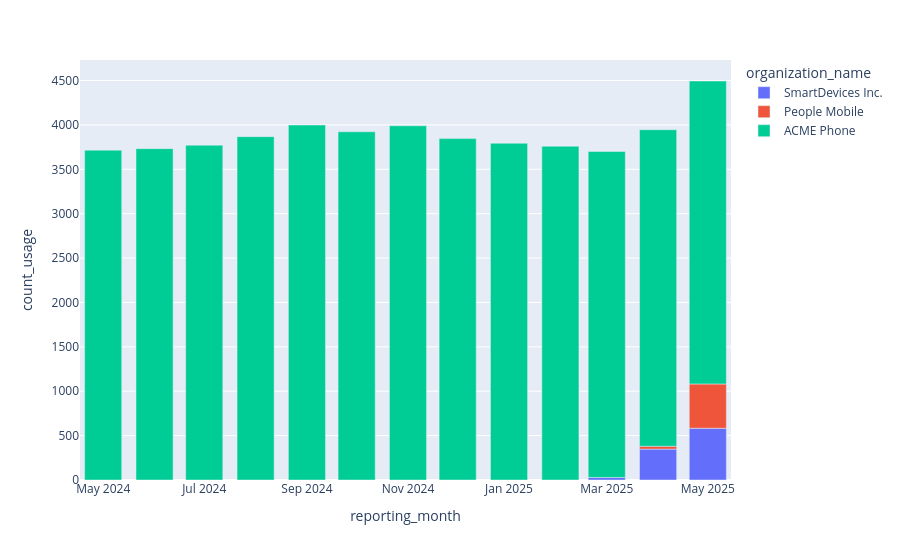

The notebook cell saved with this chart:
### Code cell
fig = px.bar(df_scope, x='reporting_month', y='count_usage', color='organization_name')
fig.show()

### Figure 1 — Plotly figure (JSON) as saved in the notebook; plotly's stock layout.template omitted (floating-point values rounded to 4 significant figures)
{"data": [{"hovertemplate": "organization_name=SmartDevices Inc.<br>reporting_month=%{x}<br>count_usage=%{y}<extra></extra>", "legendgroup": "SmartDevices Inc.", "marker": {"color": "#636efa", "pattern": {"shape": ""}}, "name": "SmartDevices Inc.", "orientation": "v", "showlegend": true, "textposition": "auto", "type": "bar", "x": ["2025-05-01T00:00:00.000000", "2025-04-01T00:00:00.000000", "2025-03-01T00:00:00.000000"], "xaxis": "x", "y": [583, 348, 29], "yaxis": "y"}, {"hovertemplate": "organization_name=People Mobile<br>reporting_month=%{x}<br>count_usage=%{y}<extra></extra>", "legendgroup": "People Mobile", "marker": {"color": "#EF553B", "pattern": {"shape": ""}}, "name": "People Mobile", "orientation": "v", "showlegend": true, "textposition": "auto", "type": "bar", "x": ["2025-05-01T00:00:00.000000", "2025-04-01T00:00:00.000000"], "xaxis": "x", "y": [499, 32], "yaxis": "y"}, {"hovertemplate": "organization_name=ACME Phone<br>reporting_month=%{x}<br>count_usage=%{y}<extra></extra>", "legendgroup": "ACME Phone", "marker": {"color": "#00cc96", "pattern": {"shape": ""}}, "name": "ACME Phone", "orientation": "v", "showlegend": true, "textposition": "auto", "type": "bar", "x": ["2025-05-01T00:00:00.000000", "2025-04-01T00:00:00.000000", "2025-03-01T00:00:00.000000", "2025-02-01T00:00:00.000000", "2025-01-01T00:00:00.000000", "2024-12-01T00:00:00.000000", "2024-11-01T00:00:00.000000", "2024-10-01T00:00:00.000000", "2024-09-01T00:00:00.000000", "2024-08-01T00:00:00.000000", "2024-07-01T00:00:00.000000", "2024-06-01T00:00:00.000000", "2024-05-01T00:00:00.000000"], "xaxis": "x", "y": [3413, 3566, 3672, 3760, 3794, 3846, 3991, 3923, 3999, 3868, 3772, 3733, 3716], "yaxis": "y"}], "layout": {"barmode": "relative", "legend": {"title": {"text": "organization_name"}, "tracegroupgap": 0}, "margin": {"t": 60}, "xaxis": {"anchor": "y", "domain": [0, 1], "title": {"text": "reporting_month"}}, "yaxis": {"anchor": "x", "domain": [0, 1], "title": {"text": "count_usage"}}}}
